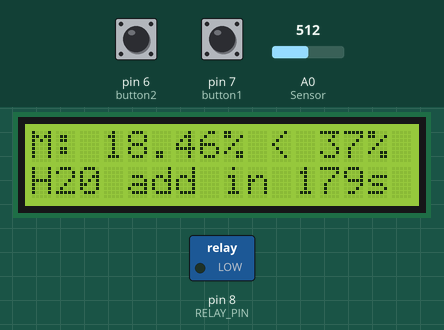
Recording of a sketch running on a simulated Arduino Uno, built with avr-gcc and run on an emulated ATmega328P. Parts: 16×2 character LCD, switched loads named in the sketch (green lamp = pin HIGH). The test bench sets the inputs (shaded band); at power-on: A0 (Sensor) = 512, pin 6 (button2) HIGH, pin 7 (button1) HIGH. What the sketch prints to the serial monitor is not drawn.

Above: at 1.2 s.
1.3 s: A0 (Sensor) set to 418
At 2.8 s:
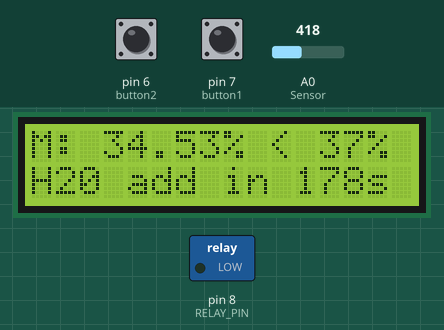
4.3 s: A0 (Sensor) set to 390
At 5.8 s:
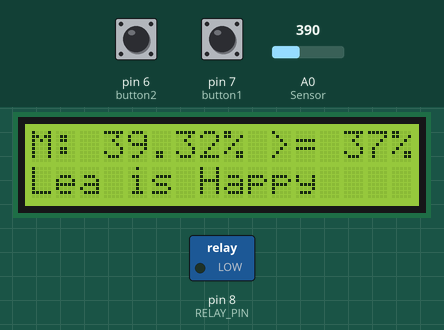
6.5 s: pin 6 (button2) pulled LOW for 0.15 s
At 7.3 s:
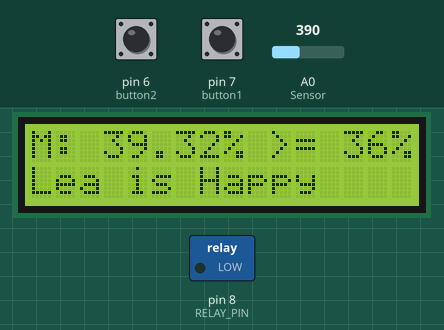
8.1 s: pin 6 (button2) pulled LOW for 1 s
At 8.5 s:
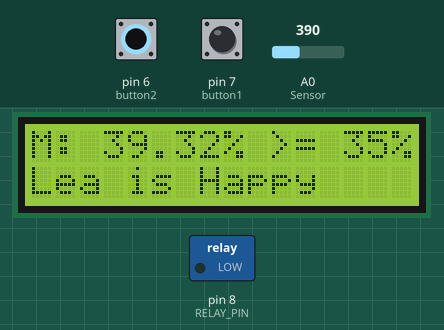
10.6 s: A0 (Sensor) set to 511
At 11.8 s:
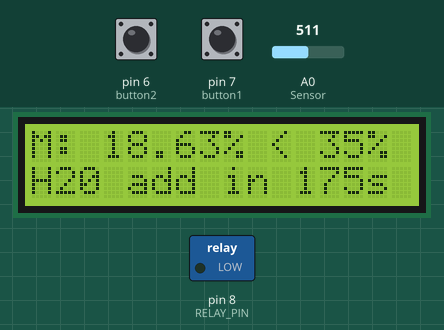
13.5 s: pin 7 (button1) pulled LOW for 0.15 s
At 14.6 s:
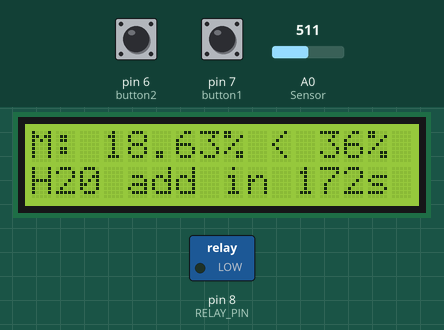
Timing chart, 0 to 16.5 s (numbered marks = the images above; inputs shaded):
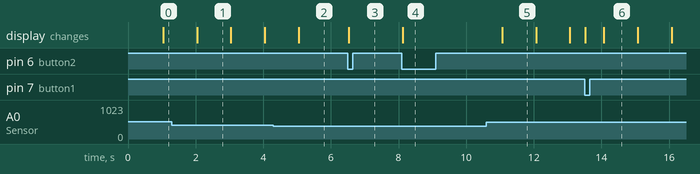

Measured:
- the behaviour switches between 404 and 403 on A0 (Sensor) (found by bisection; images 1 and 2)
- after the input at 4.3 s, the display: changes after 0.75 s (image 2)
- after the input at 6.5 s, the display: changes at once (image 3)
- after the input at 8.1 s, the display: changes at once (image 4)
- after the input at 10.6 s, the display: changes after 0.46 s (image 5)
- what the display in image 1 shows lasts 1.0 s, from 2.0 s to 3.0 s

The sketch:

sketch_pl.ino
```cpp
/*
Sketch to water our olive plant called "Princess Lea"
Stefan Sunaert - v1.0 - dd Jan 24, 2024 - treanus@gmail.com

Using:
  - a DFRobot Analog Waterproof Capacitive Soil Moisture Sensor
      see: https://wiki.dfrobot.com/Waterproof_Capacitive_Soil_Moisture_Sensor_SKU_SEN0308
  - a water pump recycled from the water basin of our cat called "Remi"
  - a relay switch that controls that pump
  - 2 push buttons to set the desired moisture level
  - all this (for now) connected on a breadboard

Logic is as follows:
  water Princess Lea if she is thirsty
  do so by monitoring the moisture sensor above
  wait at least x minutes that the water sensor senses dry soil, not to trigger the pump on a false reading
  add a bit of water: switch on the pump for y seconds, wait another x minutes before adding more...
    and not constantly until the moisture sensor fails the water added, since then - maybe we add too much water
    thus add sips of water for y seconds, every x minutes,
    until the mositure sensor picks it up
  Then wait again... it might rain and Princess Lea has enough water, or she might dry out in the sun...

Implementation:
  1/ Sensor has been calibrated according to the above website
  - variable "soilMoisturePercent" a float value varies between 0 and 100% (from completely dry to soaking wet)
  - variabale "thresholdAddWater" is the hard coded value threshold for adding H2O

  2/ Wait for x minutes of dry soil; then start adding H2O
    - use dryTime and millis()

  3/ Add water for y seconds
    - use addWater

Also use the LCD display to monitor according to:
 https://docs.arduino.cc/learn/electronics/lcd-displays

Also include 2 buttons to change the moisture threshold value
  https://arduinogetstarted.com/tutorials/arduino-button-library
*/

// include the library code:
#include <LiquidCrystal.h> // library for the LCD screen.
#include <ezButton.h> // library for the up/down push buttons

// LCD
// initialize the library by associating any needed LCD interface pin
// with the arduino pin number it is connected to
const int rs = 12, en = 11, d4 = 5, d5 = 4, d6 = 3, d7 = 2;
LiquidCrystal lcd(rs, en, d4, d5, d6, d7);

// BUTTONS
// initialize the moisture up/down buttons
ezButton button1(7);  // create ezButton object that attach to pin 6;
ezButton button2(6);  // create ezButton object that attach to pin 7;

// DFRobot Analog Waterproof Capacitive Soil Moisture Sensor
//  Here, we did a calibration of the moisture sensor according to it's webpage
//  Pin A0 is used as measurement pin
const float AirValue = 620;   //you need to change this value that you had recorded in the air
const float WaterValue = 35;  //you need to change this value that you had recorded in the water
int soilMoistureValue = 0;
float soilMoisturePercent = 0;

// The (initial) threshold of moisture that triggers addition of water
//  this can be changed by using the up/down buttons
//  important to optimise this one for each soil and/or plant sort! (currently for an olive tree initialised at 37% moisture)
float thresholdAddWater = 37.00;

// We use a small water pump to feed the plant, it's controlled via a relay
// The arduino pin that controls the water pump
const int RELAY_PIN = 8;  // the Arduino pin, which connects to the IN pin of relay


// Set up monitoring and addition of H2O intervals
// dryTime is the length of time in ms before we add water when dry, set to 3 minutes
const long dryTime = 180000; // 1000ms * 60 * 3 = 180.000 ms
// addWater is the lenght of time in ms that we activate the pump
// now set to 20s
const long addWater = 20000; // 1000ms * 20s = 20000 ms

// Ohter variables used in the sketch
unsigned long previousMillisSense = 0;  // will store last time was updated
unsigned long intervalSense = 1000;  // interval at which to poll the soil moisture (milliseconds)
unsigned long dryTimeSum = 0; // each time it's dry add some time
unsigned long addWaterSum = 0; // each time it's dry add some time
unsigned long timeAddH20 = 0; // time to add next H20
String lcd_line1 = "Hello Lea"; // Set up the LCD display - string on top line
String lcd_line2 = "1st measurement      "; // string on bottom line
String diff = ""; // a variable for the lcd string (either > or >=)

// Lets do the setup of the arduino
void setup() {
  Serial.begin(9600); // open serial port, set the baud rate to 9600 bps

  // initialize digital pin as an output.
  pinMode(RELAY_PIN, OUTPUT);

  // initialize the up/down moisture buttons
  button1.setDebounceTime(20); // set debounce time to 50 milliseconds
  button2.setDebounceTime(20); // set debounce time to 50 milliseconds

  // set up the LCD's number of columns and rows:
  lcd.begin(16, 2);
  // Print the initial message to the LCD.
  lcd.setCursor(0, 0);
  lcd.print(lcd_line1);
  lcd.setCursor(0, 1);
  lcd.print(lcd_line2);
}

void loop() {

  // Read the buttons continuously
  button1.loop();
  button2.loop();
  // Depending the button press increase or lower the moisture threshold for adding water
  if(button1.isPressed()) {
    Serial.println("The button 1 is pressed");
    thresholdAddWater = thresholdAddWater + 1;
  }
  if(button2.isPressed()) {
    Serial.println("The button 2 is pressed");
    thresholdAddWater = thresholdAddWater - 1;
  }

  // Sense moisture every intervalSense
  // We use the millis() fn to do this only according to the above defined timings
  unsigned long currentMillis = millis();
  if (currentMillis - previousMillisSense >= intervalSense) {
    previousMillisSense = currentMillis;

    soilMoistureValue = analogRead(A0);  //put Sensor insert into soil
    //Serial.println(soilMoistureValue); // uncomment if you want to see the raw sensor value

    // Convert the raw value to % moisture
    soilMoisturePercent = 100 - (soilMoistureValue - WaterValue) / (AirValue - WaterValue) * 100;
    Serial.println("Measured moisture level: " + String(soilMoisturePercent) + "%");

    // Switch on pump for addwater if:
    //  - soil is dry for dryTime
    if(soilMoisturePercent < thresholdAddWater ) {
      dryTimeSum = dryTimeSum + intervalSense;
      Serial.println("It's dry now for " + String(dryTimeSum) + " ms");

      if(dryTimeSum >= dryTime) {
        if (addWaterSum < addWater) {
          addWaterSum = addWaterSum + intervalSense;
          Serial.print("Going to add H2O for ");
          Serial.println(" " + String(intervalSense) + " ms; busy with " +  String(addWaterSum));
          digitalWrite(RELAY_PIN, HIGH);
          lcd_line2 = "Add H20 for " + String(addWater / 1000) + "s   ";
        }
        else { // temporarily stop adding water, let it soak in and sense further
          addWaterSum = 0;
          dryTimeSum = 0;
          digitalWrite(RELAY_PIN, LOW);
          //lcd_line2 = "W8 soak for " + String(dryTime / 1000) + "s   ";
        }
      }
      else {
        timeAddH20 = dryTime - dryTimeSum;
        lcd_line2 = "H20 add in " + String(timeAddH20 / 1000) + "s   ";
      }
    }
    else {
      Serial.println("Princess Lea is happy");
      digitalWrite(RELAY_PIN, LOW);
      lcd_line2 = "Lea is Happy    ";
    }
    Serial.println("dryTimeSum: " + String(dryTimeSum));
    Serial.println("addWaterSum: " + String(addWaterSum));
  }

  // Print on the LED screen
  if(soilMoisturePercent < thresholdAddWater) {
   diff = "<";
  }
  else {
    diff = ">=";
  }
  lcd_line1 = "M: " + String(soilMoisturePercent) + "% " + diff + " " + String(int(thresholdAddWater)) + "%  ";
  lcd.setCursor(0, 0);
  lcd.print(lcd_line1);
  lcd.setCursor(0, 1);
  lcd.print(lcd_line2);
}
```
